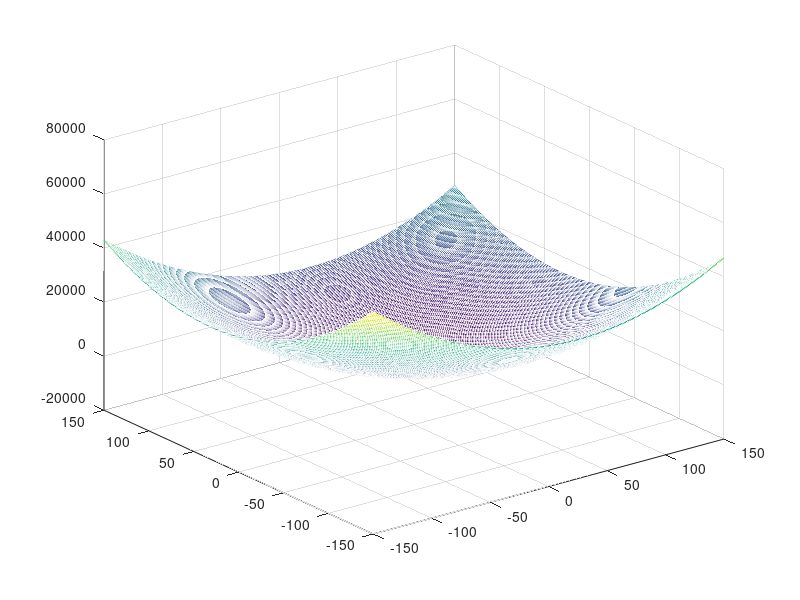
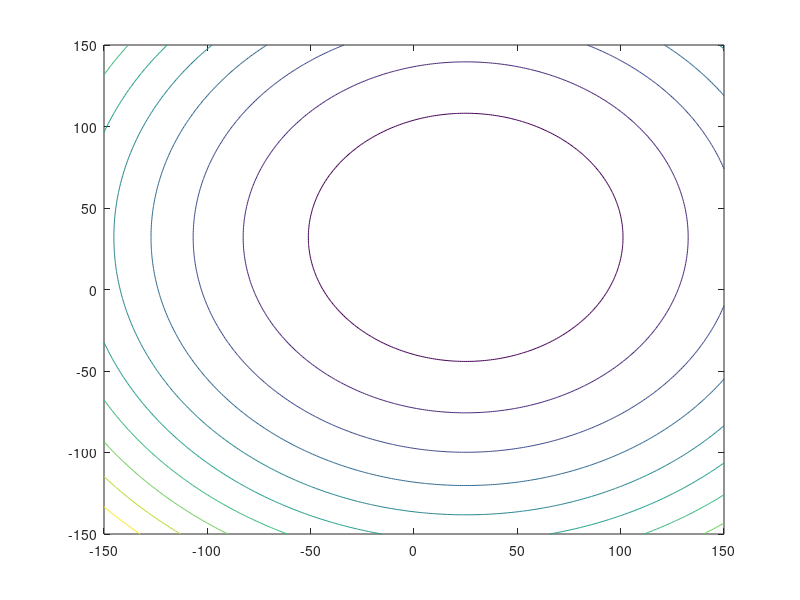

Source code (MATLAB) for these figures, in order: (Note: this script raises an error after producing the figures.)
clear all;
close all;
clc;

x1=-150:1:150;
x2=x1;


%fuggveny
fg=@(x1,x2) -(50-x1).*x1-(64-x2).*x2
f=@(x) -(50-x(1)).*x(1)-(64-x(2)).*x(2)

[x1,x2]=meshgrid(x1,x2);

figure(1)
mesh(x1,x2,fg(x1,x2));

figure(2)
contour(x1,x2,fg(x1,x2));

% kezdeti pont
x0=ginput(1)';
hold on;
plot(x0(1),x0(2),'r*');

m=menu('Valasztott korlat', 'Egyenes', 'Gorbe')

if m==1
 g=@(x) x(1)+(3/2)*x(2)-60 
 x2=-50:50;
 plot(-1.5*x2+60,x2,'r');
end

if m==2
    
    
    
    
    g=@(x)x(1)+(3/2)*x(2)^2-60;  
    x2=-10:10;
    plot(-1.5*x2.^2+60,x2,'r');
end

%% Lagrange resz
L=@(z) f(z)+z(3)*g(z);
Maxiter=300;
Sx=0.01;
Slamb=0.001;
lamb0=17;
h=0.001;
valtozok=[x0;lamb0;f(x0);g(x0)];

for i=1:Maxiter
    
    for j=1:10
        
       
        G=grad_kalk(L,[x0;lamb0],h); 
        
        plot(x0(1),x0(2),'.g');
        
        ujx=x0-Sx*G(1:2);
        
        if norm(f(ujx)-f(x0))<h
            break;
        end
        
        x0=ujx;
        valtozok=[valtozok [x0;lamb0;f(x0);g(x0)]];
        
        
    end
    
    for k=1:10 
        G=grad_kalk(L,[x0;lamb0],h)
        
        lamdauj=lamb0+Slamb*G(3);
        
        
        
        valtozok=[valtozok [x0;lamb0;f(x0);g(x0)]];
        lamb0=lamdauj;
    end
    if norm(G)<0.01
        break;
    end
end
hold on
plot(x0(1), x0(2), 'Og');
figure
subplot(3,1,1)
plot(valtozok(1, :), 'r');
title('Az x1 valtozasa');

subplot(3,1,2)
plot(valtozok(2, :), 'b');
title('Az x2 valtozasa');

subplot(3,1,3)
plot(valtozok(4, :), 'm');
title('A fuggveny kimenetenek valtozasa valtozasa');

figure
subplot(2,1,1)
plot(valtozok(3, :), 'c');
title('A lambda multiplicator  valtozasa');


subplot(2,1,2)
plot(valtozok(5, :), 'g');
title('Az g fuggveny valtozasa');

figure (1)
hold on
for i=1:length(valtozok)

    plot3(valtozok(1,i),valtozok(2,i),valtozok(4,i), '*r');

end
    
    
    
    
    
    
